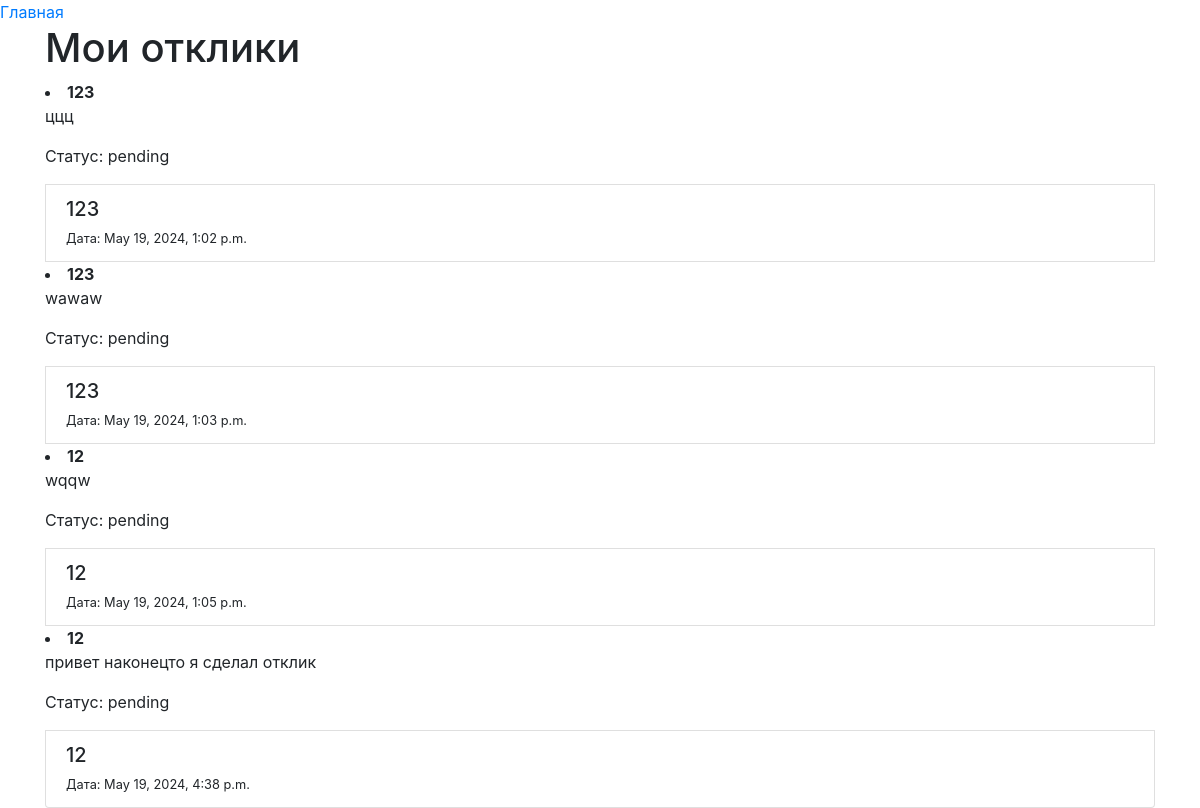
The app's page /app/responses/ (signed in), older data.
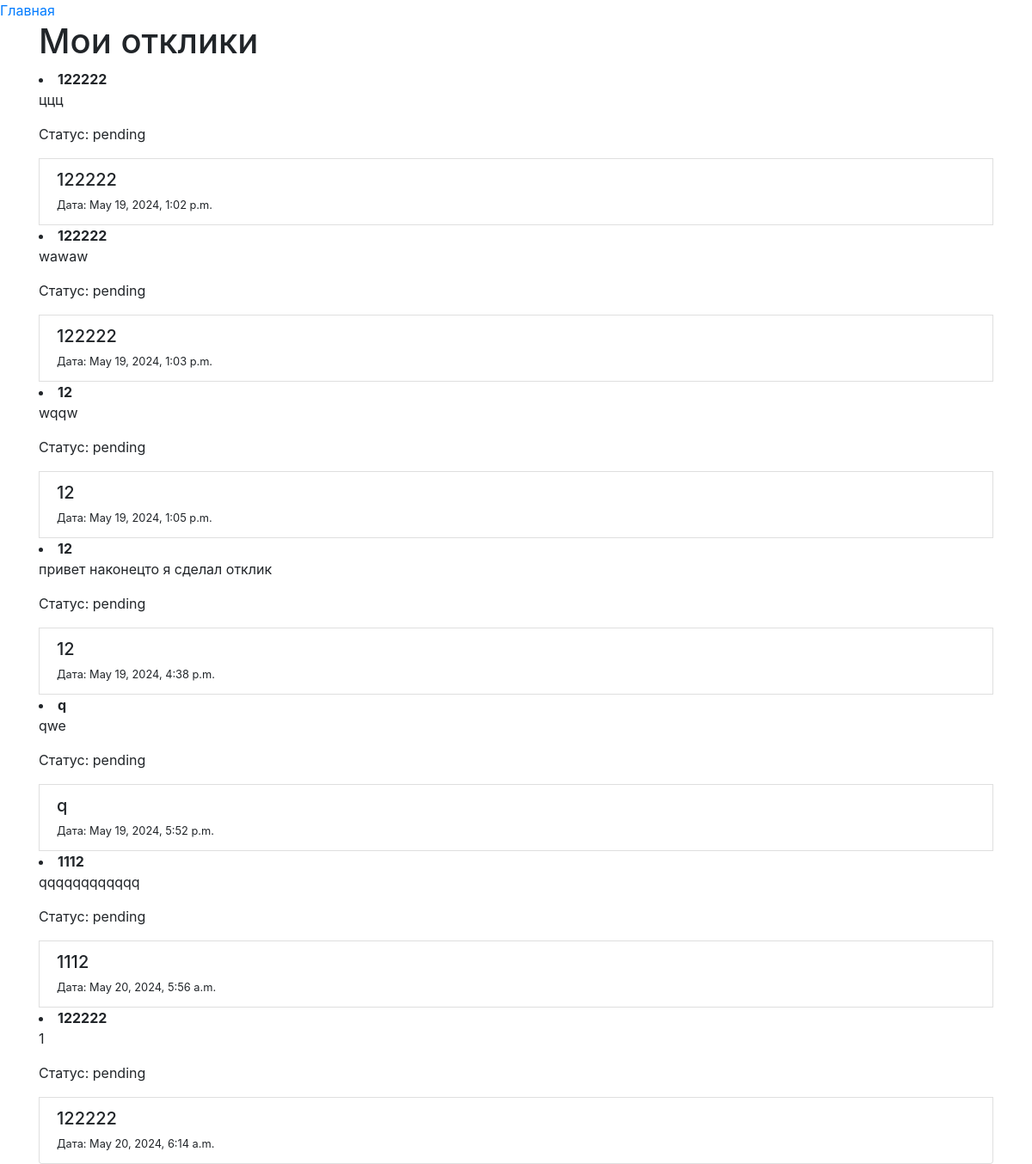
The same page, newer data.
### app/models.py (models this page shows, shortened)
class Response(models.Model):
    text = models.TextField()
    created_at = models.DateTimeField(auto_now_add=True)
    updated_at = models.DateTimeField(auto_now=True)
    user = models.ForeignKey(User, on_delete=models.CASCADE, related_name='responses')
    announcement = models.ForeignKey(Announcement, on_delete=models.CASCADE, related_name='responses')
    status = models.CharField(max_length=20, choices=(('pending', 'Pending'), ('accepted', 'Accepted')), default='pending')

class Announcement(models.Model):
    title = models.CharField(max_length=200)
    content = models.TextField()
    category = models.ForeignKey(Category, on_delete=models.CASCADE, related_name='announcements')
    author = models.ForeignKey(User, on_delete=models.CASCADE, related_name='announcements')
    image = models.ImageField(upload_to='images/', blank=True, null=True)
    video_url = models.URLField(blank=True, null=True)
    created_at = models.DateTimeField(auto_now_add=True)
    updated_at = models.DateTimeField(auto_now=True)

### app/views.py (the view)
# urls.py: path('responses/', response_list, name='response-list'),
@login_required
def response_list(request):
    responses = Response.objects.filter(user=request.user)
    return render(request, 'responses/response_list.html', {'responses': responses})

### app/templates/responses/response_list.html (shortened to what this page needs)
<!DOCTYPE html>
<html lang="en">
<head>
    <a href="{% url 'home' %}" class="button">Главная</a>
    <link rel="stylesheet" href="https://stackpath.bootstrapcdn.com/bootstrap/4.5.2/css/bootstrap.min.css">
</head>
<body>
    <div class="container">
        <h1>Мои отклики</h1>
        {% if responses %}
            <div class="list-group">
                {% for response in responses %}
                <li>
                    <strong>{{ response.announcement.title }}</strong>
                    <p>{{ response.text }}</p>
                    <p>Статус: {{ response.status }}</p>
                  </li>
                    <div class="list-group-item">
                        <h5 class="mb-1">{{ response.announcement.title }}</h5>
                        <small>Дата: {{ response.created_at }}</small>
                    </div>
                {% endfor %}
            </div>
        {% else %}
            <p>У вас нет откликов.</p>
        {% endif %}
    </div>
</body>
</html>

Row changes from the older to the newer data that the page shows:
changed through a linked row, Response "ццц": announcement "123" → "122222"
changed through a linked row, Response "wawaw": announcement "123" → "122222"
added Response: announcement "q", text "qwe", status "pending", created_at "May 19, 2024, 5:52 p.m."
added Response: announcement "1112", text "qqqqqqqqqqqq", status "pending", created_at "May 20, 2024, 5:56 a.m."
added Response: announcement "122222", text "1", status "pending", created_at "May 20, 2024, 6:14 a.m."
